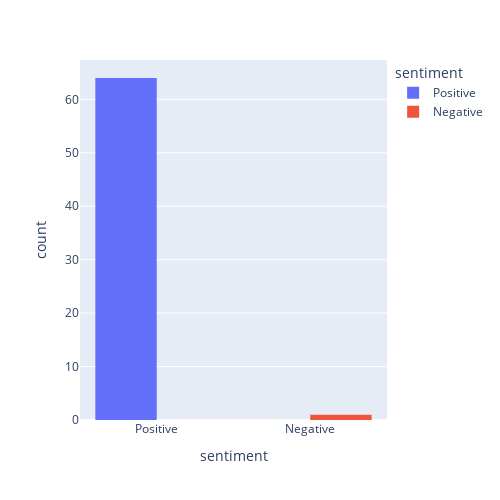

This figure's notebook cell:
### Code cell
fig = px.histogram(test_ta, test_ta['sentiment'], color=test_ta['sentiment'])
fig.update_layout(barmode='group',autosize=False,
    width=500,
    height=500,)

fig.show()

### Figure 1 — Plotly figure (JSON) as saved in the notebook; plotly's stock layout.template omitted (floating-point values rounded to 4 significant figures)
{"data": [{"alignmentgroup": "True", "bingroup": "x", "hovertemplate": "sentiment=%{x}<br>count=%{y}<extra></extra>", "legendgroup": "Positive", "marker": {"color": "#636efa", "pattern": {"shape": ""}}, "name": "Positive", "offsetgroup": "Positive", "orientation": "v", "showlegend": true, "type": "histogram", "x": ["Positive", "Positive", "Positive", "Positive", "Positive", "Positive", "Positive", "Positive", "Positive", "Positive", "Positive", "Positive", "Positive", "Positive", "Positive", "Positive", "Positive", "Positive", "Positive", "Positive", "Positive", "Positive", "Positive", "Positive", "Positive", "Positive", "Positive", "Positive", "Positive", "Positive", "Positive", "Positive", "Positive", "Positive", "Positive", "Positive", "Positive", "Positive", "Positive", "Positive", "Positive", "Positive", "Positive", "Positive", "Positive", "Positive", "Positive", "Positive", "Positive", "Positive", "Positive", "Positive", "Positive", "Positive", "Positive", "Positive", "Positive", "Positive", "Positive", "Positive", "Positive", "Positive", "Positive", "Positive"], "xaxis": "x", "yaxis": "y"}, {"alignmentgroup": "True", "bingroup": "x", "hovertemplate": "sentiment=%{x}<br>count=%{y}<extra></extra>", "legendgroup": "Negative", "marker": {"color": "#EF553B", "pattern": {"shape": ""}}, "name": "Negative", "offsetgroup": "Negative", "orientation": "v", "showlegend": true, "type": "histogram", "x": ["Negative"], "xaxis": "x", "yaxis": "y"}], "layout": {"autosize": false, "barmode": "group", "height": 500, "legend": {"title": {"text": "sentiment"}, "tracegroupgap": 0}, "margin": {"t": 60}, "width": 500, "xaxis": {"anchor": "y", "categoryarray": ["Positive", "Negative"], "categoryorder": "array", "domain": [0, 1], "title": {"text": "sentiment"}}, "yaxis": {"anchor": "x", "domain": [0, 1], "title": {"text": "count"}}}}
